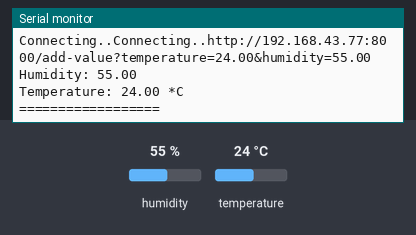
This sketch was run on a simulated ESP8266 (NodeMCU). On the bench: the last lines printed to the serial monitor. The inputs (shaded band) are chosen by the test bench; at power-on: humidity 55 %, temperature 24 °C. WiFi joins after 1.5 s; servers stay silent unless stated; uploads are accepted with an empty reply.

Above: at 3.2 s.
3.3 s: humidity set to 22 %
At 4.41 s:
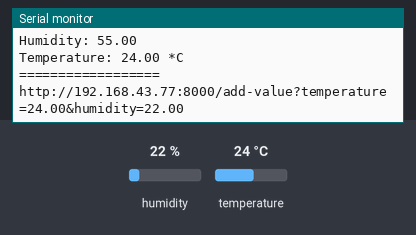
7.9 s: temperature set to 12 °C
At 9.7 s:
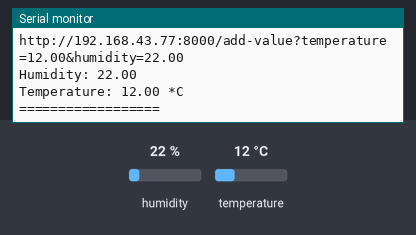
10.8 s: humidity set to 40 %
At 12.5 s:
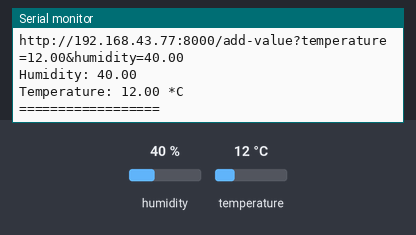
Timing chart, 0 to 14.0 s (numbered marks = the images above; inputs shaded):
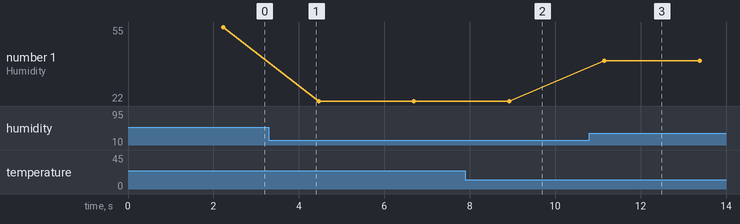

The sketch:

initValue.ino
```cpp
#include <ESP8266WiFi.h>
#include <ESP8266HTTPClient.h>

#include "DHT.h"
#define DHTPIN 2
#define DHTTYPE DHT11
DHT dht(DHTPIN, DHTTYPE);


void setup () {

  Serial.begin(9600);
//  WiFi.begin("Bos Es", "Suyanto14045:*");
  WiFi.begin("Zaky D.", "blaszczykowski");

  while (WiFi.status() != WL_CONNECTED) {

    delay(1000);
    Serial.print("Connecting..");

  }

  dht.begin();

}

void loop() {

  float h = dht.readHumidity();
  float t = dht.readTemperature();

  if (WiFi.status() == WL_CONNECTED) { //Check WiFi connection status

    HTTPClient http;  //Declare an object of class HTTPClient
    String url = "http://192.168.43.77:8000/add-value?temperature="+String(t)+"&humidity="+String(h);
//    String url = "http://172.30.37.197:8000/add-value?temperature="+String(t)+"&humidity="+String(h);
//    Serial.println("url");
    Serial.println(url);
    http.begin(url);  //Specify request destination
    int httpCode = http.GET();                                                                  //Send the request

    if (httpCode > 0) { //Check the returning code

      String payload = http.getString();   //Get the request response payload
      Serial.println(payload);                     //Print the response payload

    }

    http.end();   //Close connection

  }

  Serial.print("Humidity: ");
  Serial.print(h);
  Serial.print("\n");
  Serial.print("Temperature: ");
  Serial.print(t);
  Serial.print(" *C ");
  Serial.print("\n==================\n");
  delay(2000);    //Send a request every 10 seconds

}
```

Measured:
- after the input at 3.3 s, the serial monitor: prints a new line after 0.96 s (image 1)
- after the input at 7.9 s, the serial monitor: prints a new line after 0.82 s (image 2)
- after the input at 10.8 s, the serial monitor: prints a new line after 0.15 s (image 3)
- plotted number 1: 55 → 22 after the input at 3.3 s, 22 → 40 after the input at 10.8 s
